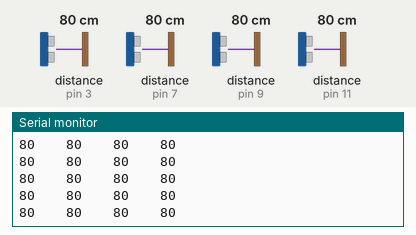
A sketch run on a simulated Arduino Uno, built with avr-gcc and run on an emulated ATmega328P. Parts: the last lines printed to the serial monitor. The inputs (shaded band) are chosen by the test bench; at power-on: distance to the obstacle (sensors on pin 3, pin 7, pin 9, pin 11) 80 cm.

Above: at 1.2 s.
1.3 s: distance to the obstacle (sensor on pin 3) set to 2 cm
At 2.2 s:
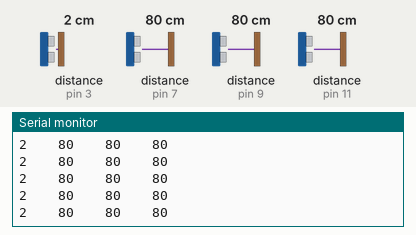
4.3 s: distance to the obstacle (sensor on pin 7) set to 2 cm
At 5.1 s:
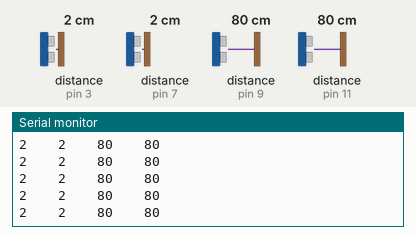
7.3 s: distance to the obstacle (sensor on pin 9) set to 2 cm
At 7.9 s:
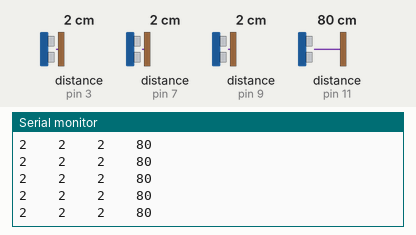
10.3 s: distance to the obstacle (sensor on pin 11) set to 120 cm
At 11.0 s:
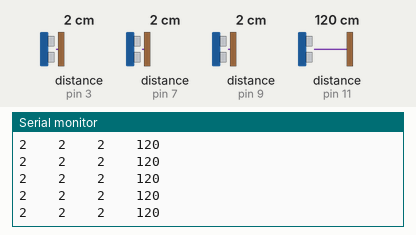
13.3 s: distance to the obstacle (sensor on pin 3) set to 18 cm
At 14.2 s:
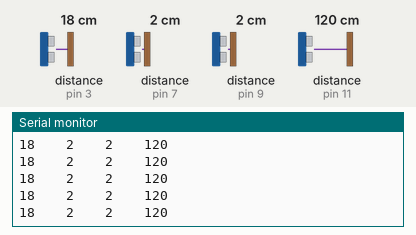
16.3 s: distance to the obstacle (sensor on pin 7) set to 18 cm
At 17.3 s:
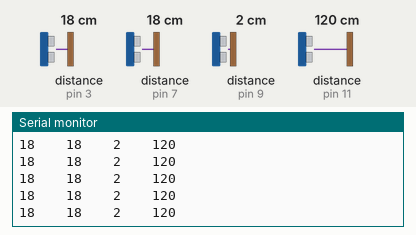
Timing chart, 0 to 19.3 s (numbered marks = the images above; inputs shaded):
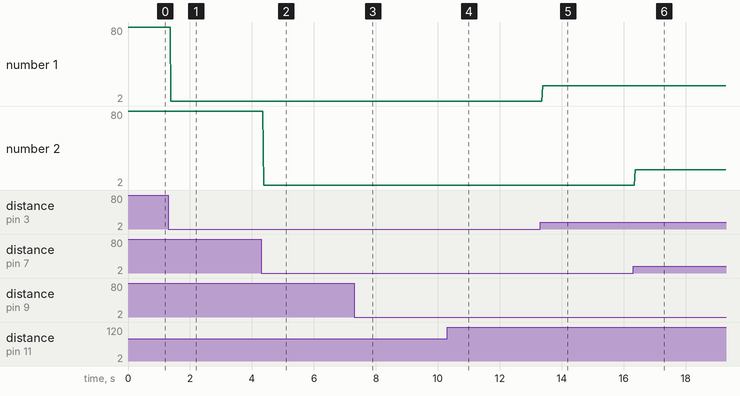

The sketch:

test_datchikov.ino
```cpp
#include <Ultrasonic.h>
Ultrasonic ultrasonic1(2, 3);
Ultrasonic ultrasonic2(6, 7);
Ultrasonic ultrasonic3(8, 9);
Ultrasonic ultrasonic4(10, 11);
void setup() {
  Serial.begin(9600);
}
void loop() {
  Serial.print(ultrasonic1.read());
  Serial.print("    ");
  Serial.print(ultrasonic2.read());
  Serial.print("    ");
  Serial.print(ultrasonic3.read());
  Serial.print("    ");
  Serial.print(ultrasonic4.read());
  Serial.println("    ");
}
```

Measured:
- after the input at 1.3 s, the serial monitor: prints a new line after 0.08 s (image 1)
- after the input at 4.3 s, the serial monitor: prints a new line after 0.07 s (image 2)
- after the input at 7.3 s, the serial monitor: prints a new line after 0.07 s (image 3)
- after the input at 10.3 s, the serial monitor: prints a new line after 0.06 s (image 4)
- after the input at 13.3 s, the serial monitor: prints a new line after 0.08 s (image 5)
- after the input at 16.3 s, the serial monitor: prints a new line after 0.07 s (image 6)
- plotted number 1: 80 → 2 after the input at 1.3 s, 2 → 18 after the input at 13.3 s
